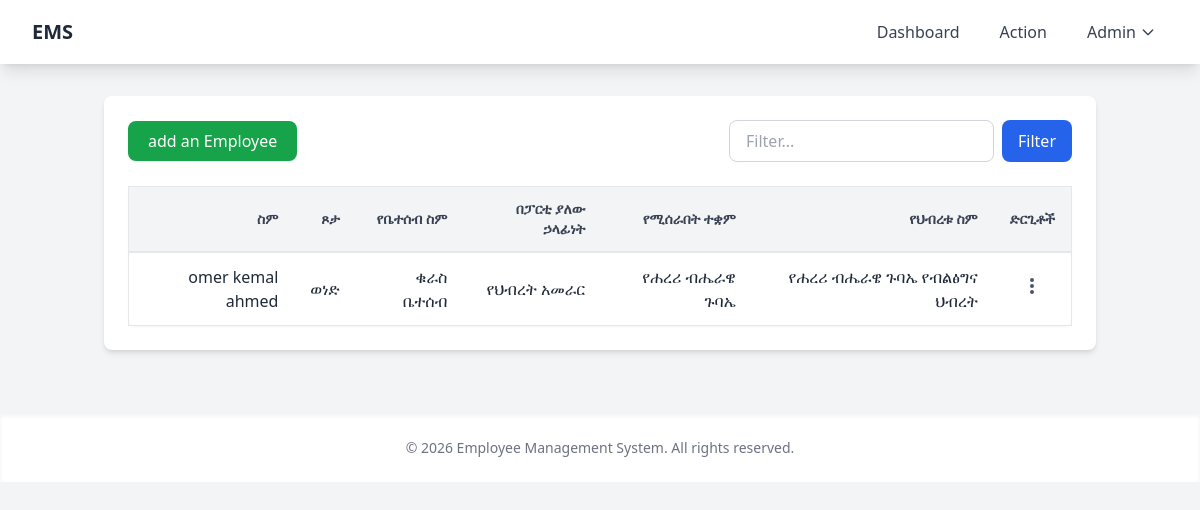
The page /action (signed in) on the database as committed earlier.
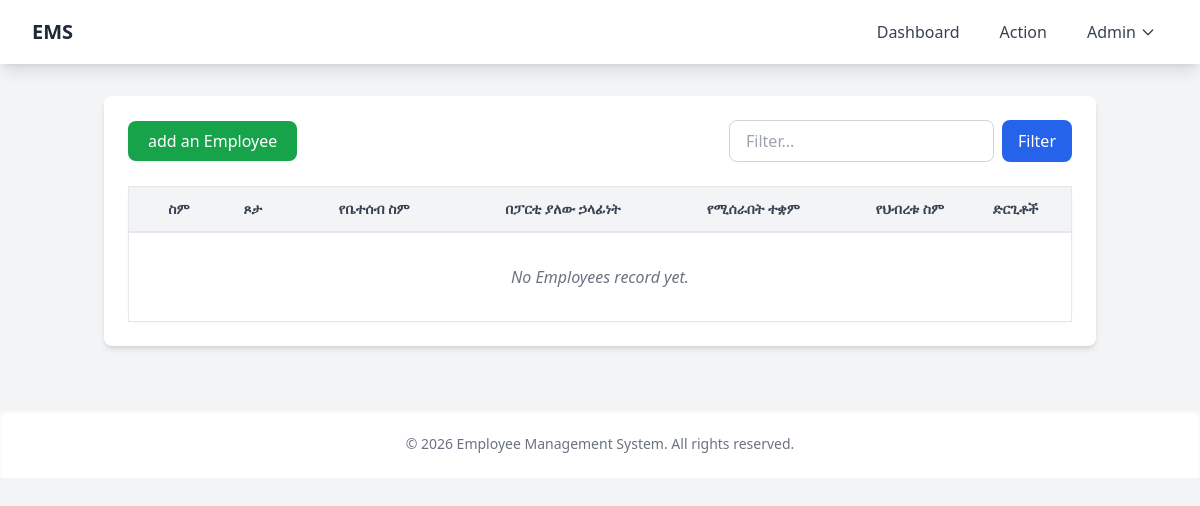
The same page on the database as committed later.
### models.py (models this page shows)
class Employee(Base):
    __tablename__ = "employees"
    id = Column(Integer, primary_key=True, index=True)
    fname = Column(String, index=True)
    mname = Column(String, index=True)
    lname = Column(String, index=True)
    gender = Column(String, index=True)
    fanID = Column(String, index=True)
    birthdate = Column(Date, index=True)
    phone_number = Column(Integer, index=True)
    edu_level = Column(String, index=True)
    profession = Column(String, index=True)
    work_experience = Column(Integer, index=True)
    group_name = Column(String, index=True)
    position_in_group = Column(String, index=True)
    join_year = Column(Date, index=True)
    work_place = Column(String, index=True)
    work_place_name = Column(String, index=True)
    salary = Column(Integer, index=True)
    werada = Column(String, index=True)
    kebele = Column(String, index=True)
    house_number = Column(Integer, index=True)
    photo_url = Column(String, index=True)
    def __repr__(self):
        return f"Employee(id={self.id}, fname={self.fname}, mname={self.mname}, lname={self.lname}, gender={self.gender}, fanID={self.fanID}, birthdate={self.birthdate}, phone_number={self.phone_number}, edu_level={self.edu_level}, profession={self.profession}, work_experience={self.work_experience}, join_year={self.join_year}, group_name={self.group_name}, position_in_group={self.position_in_group}, work_place={self.work_place}, work_place_name={self.work_place_name}, salary={self.salary}, werada={self.werada}, kebele={self.kebele}, house_number={self.house_number}, photo_url={self.photo_url})"

### app.py (the view)
@app.route('/action')
@login_required
def action():
    employees = db.query(Employee).all()
    print(employees)
    return render_template('action.html', employees=employees)

### app.py (called while the page is built)
@app.context_processor
def inject_now():
    from datetime import datetime
    return {'now': datetime.now()}

@login_manager.user_loader
def user_loader(user_id):
    return db.query(User).get(int(user_id))

### templates/action.html (shortened to what the changed rows need)
{% extends "base.html" %}
{% block content %}
<div class="bg-white rounded-lg shadow-md p-6">
    <div class="overflow-x-auto shadow-sm rounded-lg" style="overflow: visible;">
        <table class="min-w-full bg-white border border-gray-200 rounded-lg" style="overflow: visible;">
            <thead class="bg-gray-100 border-b-2 border-gray-200">
                <tr>
                    <th class="py-3 px-4 text-sm font-semibold text-gray-700 text-right">ስም</th>
                    <th class="py-3 px-4 text-sm font-semibold text-gray-700 text-right">ጾታ</th>
                    <th class="py-3 px-4 text-sm font-semibold text-gray-700 text-right">የቤተሰብ ስም</th>
                    <th class="py-3 px-4 text-sm font-semibold text-gray-700 text-right">በፓርቲ ያለው ኃላፊነት</th>
                    <th class="py-3 px-4 text-sm font-semibold text-gray-700 text-right">የሚሰራበት ተቋም</th>
                    <th class="py-3 px-4 text-sm font-semibold text-gray-700 text-right">የህብረቱ ስም</th>
                    <th class="py-3 px-4 text-sm font-semibold text-gray-700 text-center">ድርጊቶች</th>
                </tr>
            </thead>
            <tbody>
                {% if employees %}
                    {% for employee in employees %}
                    <tr class="border-b border-gray-200 hover:bg-gray-50 transition" id="employee-row-{{ employee.id }}">
                        <td class="py-3 px-4 text-gray-800 text-right">
                            {{ employee.fname }} {{ employee.mname }} {{ employee.lname }}
                        </td>
                        <td class="py-3 px-4 text-gray-800 text-right">
                            {{ employee.gender }}
                        </td>
                        <td class="py-3 px-4 text-gray-800 text-right">
                            {{ employee.group_name }}
                        </td>
                        <td class="py-3 px-4 text-gray-800 text-right">
                            {{ employee.position_in_group }}
                        </td>
                        <td class="py-3 px-4 text-gray-800 text-right">
                            {{ employee.work_place }}
                        </td>
                        <td class="py-3 px-4 text-gray-800 text-right">
                            {{ employee.work_place_name }}
                        </td>
                        <td class="py-3 px-4 text-center relative" style="overflow: visible; position: relative;">
                            <div class="dropdown inline-block relative" style="position: relative;">
                                <button class="dropdown-btn text-gray-600 hover:text-gray-900 focus:outline-none">
                                    <svg class="w-5 h-5" fill="currentColor" viewBox="0 0 20 20">
                                        <path d="M10 6a2 2 0 110-4 2 2 0 010 4zm0 6a2 2 0 110-4 2 2 0 010 4zm0 6a2 2 0 110-4 2 2 0 010 4z"/>
                                    </svg>
                                </button>
                            </div>
                        </td>
                    </tr>
                    {% endfor %}
                {% else %}
                    <tr>
                        <td colspan="7" class="py-8 text-center text-gray-500 italic">
                            No Employees record yet.
                        </td>
                    </tr>
                {% endif %}
            </tbody>
        </table>
    </div>
</div>
{% endblock %}

Rows that differ between the two databases and show on the page:
removed Employee: fname "omer", mname "kemal", lname "ahmed", gender "ወነድ", group_name "ቁራስ ቤተሰብ", position_in_group "የህብረት አመራር", work_place "የሐረሪ ብሔራዌ ጉባኤ", work_place_name "የሐረሪ ብሔራዌ ጉባኤ የብልፅግና ህብረት"
Other text that changed with them:
text now shown: "No Employees record yet."
